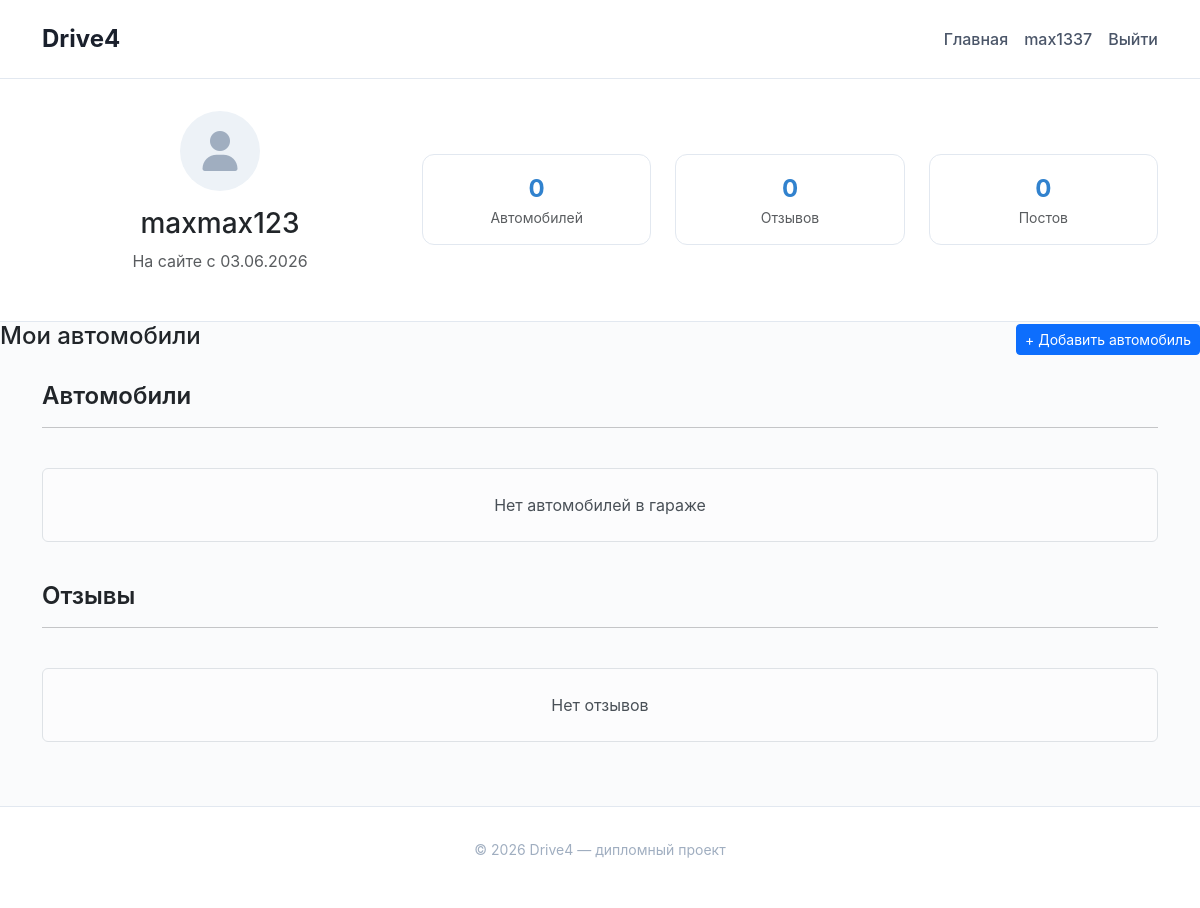
The app's page /profile/maxmax123/ (signed in) with its own data.
### users/models.py (models this page shows, shortened)
class User(AbstractUser):
    phone = models.CharField('Телефон', max_length=20, blank=True, null=True)
    avatar = models.ImageField('Аватар', upload_to='avatars/', blank=True, null=True)
    city = models.CharField('Город', max_length=100, blank=True, null=True)
    bio = models.TextField('О себе', blank=True, null=True)
    class Meta:
        verbose_name = 'Пользователь'
        verbose_name_plural = 'Пользователи'

### users/views.py (the view)
# urls.py: path('profile/', user_views.profile, name='profile'),
@login_required
def profile(request, username=None):
    if username:
        user = User.objects.get(username=username)
    else:
        user = request.user
    cars = Car.objects.filter(owner=user)
    reviews = Review.objects.filter(author=user)
    context = {
        'profile_user': user,
        'cars': cars,
        'reviews': reviews,
        'cars_count': cars.count(),
        'reviews_count': reviews.count(),
        'is_own_profile': request.user == user,
    }
    return render(request, 'users/profile.html', context)

### users/templates/users/profile.html (shortened to what this page needs)
<!DOCTYPE html>
<html lang="ru">
<head>
    <link href="https://cdn.jsdelivr.net/npm/bootstrap@5.3.0/dist/css/bootstrap.min.css" rel="stylesheet">
    <link rel="stylesheet" href="https://cdnjs.cloudflare.com/ajax/libs/font-awesome/6.4.0/css/all.min.css">
</head>
<body>
    <nav class="navbar">
        <div class="container">
            <a class="navbar-brand" href="/">Drive4</a>
            <div class="d-flex align-items-center gap-3">
                <a class="nav-link" href="/">Главная</a>
                {% if user.is_authenticated %}
                    <a class="nav-link" href="{% url 'profile' %}">{{ user.username }}</a>
                    <form method="post" action="{% url 'logout' %}" style="display: inline;">
                        <button type="submit" class="btn-logout nav-link">Выйти</button>
                    </form>
                {% endif %}
            </div>
        </div>
    </nav>
    <div class="profile-header">
        <div class="container">
            <div class="row align-items-center text-center">
                <div class="col-md-4">
                    <div class="avatar">
                        <i class="fas fa-user"></i>
                    </div>
                    <h3>{{ profile_user.username }}</h3>
                    <p class="text-muted">На сайте с {{ profile_user.date_joined|date:"d.m.Y" }}</p>
                </div>
                <div class="col-md-8">
                    <div class="row">
                        <div class="col-4">
                            <div class="stat-box">
                                <div class="stat-number">{{ cars_count }}</div>
                                <div class="text-muted small">Автомобилей</div>
                            </div>
                        </div>
                        <div class="col-4">
                            <div class="stat-box">
                                <div class="stat-number">{{ reviews_count }}</div>
                                <div class="text-muted small">Отзывов</div>
                            </div>
                        </div>
                        <div class="col-4">
                            <div class="stat-box">
                                <div class="stat-number">0</div>
                                <div class="text-muted small">Постов</div>
                            </div>
                        </div>
                    </div>
                </div>
            </div>
        </div>
    </div>
    <div class="d-flex justify-content-between align-items-center mb-3">
    <h4>Мои автомобили</h4>
    <a href="{% url 'add_car' %}" class="btn btn-primary btn-sm">+ Добавить автомобиль</a>
</div>
    <div class="container mt-4">
        <div class="row">
            <div class="col-12 mb-4">
                <h4 class="fw-semibold">Автомобили</h4>
                <hr class="mb-3">
            </div>
            {% for car in cars %}
                <div class="col-md-4">
                    <div class="car-card">
                        {% if car.photo %}
                            <img src="{{ car.photo.url }}" class="car-image" alt="{{ car.brand.name }} {{ car.model.name }}">
                        {% else %}
                            <img src="https://placehold.co/400x200/edf2f7/718096?text=No+Image" class="car-image" alt="Нет фото">
                        {% endif %}
                        <div class="p-3">
                            <h5 class="fw-semibold mb-1">{{ car.brand.name }} {{ car.model.name }}</h5>
                            <p class="small text-muted mb-2">{{ car.year }} г.</p>
                            <a href="{% url 'car_detail' car.id %}" class="btn-outline-sm">Подробнее</a>
                        </div>
                    </div>
                </div>
            {% empty %}
                <div class="col-12">
                    <div class="alert alert-light border p-4 text-center">
                        Нет автомобилей в гараже
                    </div>
                </div>
            {% endfor %}
        </div>
        <div class="row mt-4">
            <div class="col-12 mb-4">
                <h4 class="fw-semibold">Отзывы</h4>
                <hr class="mb-3">
            </div>
            {% for review in reviews %}
                <div class="col-12">
                    <div class="review-card p-3">
                        <div class="d-flex justify-content-between align-items-center">
                            <div>
                                <strong>{{ review.car.brand.name }} {{ review.car.model.name }}</strong>
                                <div class="small text-warning">
                                    {% for i in "12345"|make_list %}
                                        {% if forloop.counter <= review.rating %}
                                            <i class="fas fa-star"></i>
                                        {% else %}
                                            <i class="far fa-star"></i>
                                        {% endif %}
                                    {% endfor %}
                                </div>
                            </div>
                            <small class="text-muted">{{ review.created_at|date:"d.m.Y" }}</small>
                        </div>
                        <p class="mt-2 mb-0 small">{{ review.text|truncatechars:120 }}</p>
                        <div class="mt-2">
                            <a href="{% url 'car_detail' review.car.id %}" class="btn-outline-sm">К автомобилю</a>
                        </div>
                    </div>
                </div>
            {% empty %}
                <div class="col-12">
                    <div class="alert alert-light border p-4 text-center">
                        Нет отзывов
                    </div>
                </div>
            {% endfor %}
        </div>
    </div>
    <footer class="footer">
        <div class="container">
            <p>© 2026 Drive4 — дипломный проект</p>
        </div>
    </footer>
</body>
</html>

### users/templates/users/profile.html (style rules this page uses)
body { font-family: -apple-system, BlinkMacSystemFont, 'Segoe UI', Roboto, sans-serif; background-color: #fafbfc; }
.navbar { background-color: white; border-bottom: 1px solid #e2e8f0; padding: 1rem 0; }
.navbar-brand { font-size: 1.5rem; font-weight: 700; color: #1a202c; text-decoration: none; }
.nav-link { color: #4a5568; font-weight: 500; }
.btn-logout { background: none; border: none; color: #4a5568; cursor: pointer; font-weight: 500; }
.profile-header { background: white; border-bottom: 1px solid #e2e8f0; padding: 2rem 0; }
.avatar { width: 80px; height: 80px; background: #edf2f7; border-radius: 50%; display: flex; align-items: center; justify-content: center; margin: 0 auto 1rem; }
.avatar i { font-size: 2.5rem; color: #a0aec0; }
.stat-box { background: white; border: 1px solid #e2e8f0; border-radius: 12px; padding: 1rem; text-align: center; }
.stat-number { font-size: 1.5rem; font-weight: 700; color: #3182ce; }
.footer { background: white; border-top: 1px solid #e2e8f0; padding: 2rem 0; margin-top: 3rem; text-align: center; color: #a0aec0; font-size: 0.875rem; }

### records on screen
User: username "max1337"
User: username "maxmax123", date_joined "03.06.2026"

### other values on screen
{{ cars_count }} "0"
{{ reviews_count }} "0"
